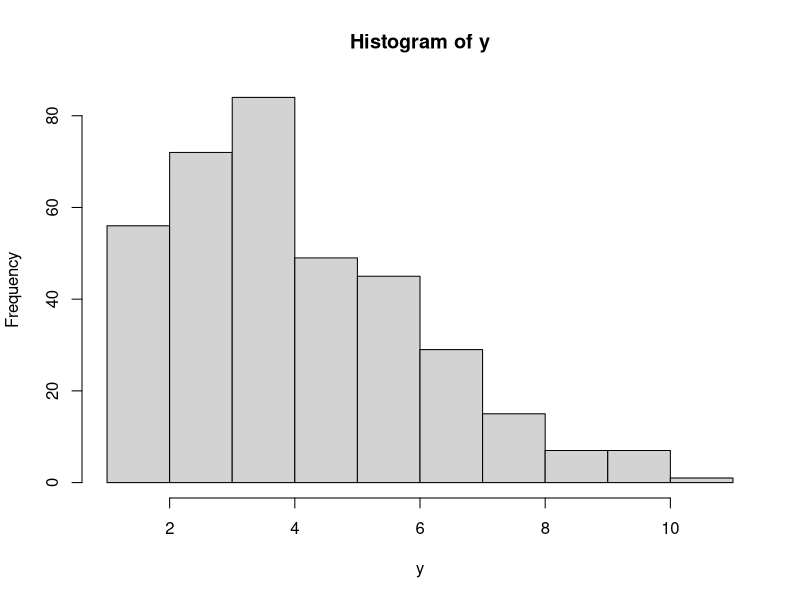

This chart was generated by the following R code:
#a
lambda = 4.5
x = 6
dpois(x, lambda)
# hasil : [1] 0.1281201

#b
set.seed(0)
n = 365
lambda = 4.5
y = rpois(n, lambda)
hist(y)
z = (rpois(n, lambda) == 6)
mean(z)
# hasil : [1] 0.1342466

#c
#hasil yang didapat tidak jauh

#d
#mean dan variansi distribusi poisson adalah lambda